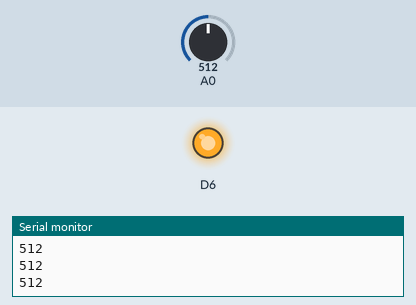
Recording of a sketch running on a simulated ESP8266 (NodeMCU). Parts: output pins drawn as LEDs (lit = HIGH), the last lines printed to the serial monitor. The inputs (shaded band) are chosen by the test bench; at power-on: A0 = 512.

Above: at 1.2 s.
1.3 s: A0 set to 297
2.8 s: A0 set to 272
At 3.5 s:
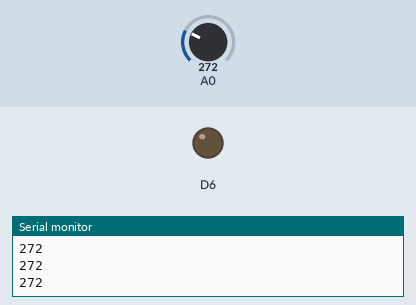
4.3 s: A0 set to 300
At 4.6 s:
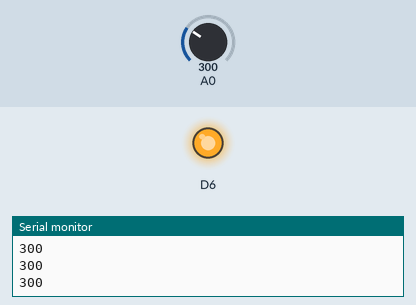
5.8 s: A0 set to 280
At 7.1 s:
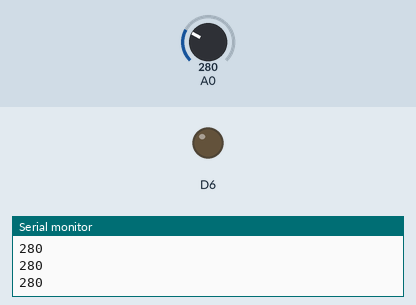
Timing chart, 0 to 8.3 s (numbered marks = the images above; inputs shaded):
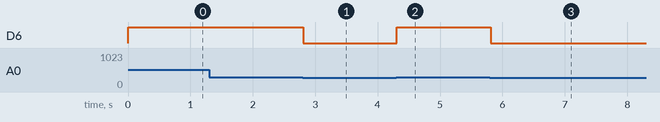

Measured:
- the behaviour switches between 290 and 289 on A0 (found by bisection; images 0 and 1)
- after the input at 2.8 s, D6: HIGH → LOW at once
- after the input at 4.3 s, D6: LOW → HIGH at once
- after the input at 5.8 s, D6: HIGH → LOW at once

The sketch:

sound.ino
```cpp
void setup() {
  Serial.begin(9600);
  pinMode(D6, OUTPUT);
  // put your setup code here, to run once:
}

void loop() {
  // put your main code here, to run repeatedly:
  int sensorValue = analogRead(A0);

  Serial.println(sensorValue);

  if (sensorValue < 290)
    analogWrite(D6, 0);
  else if (sensorValue > 290)
    analogWrite(D6, 255);

}
```
